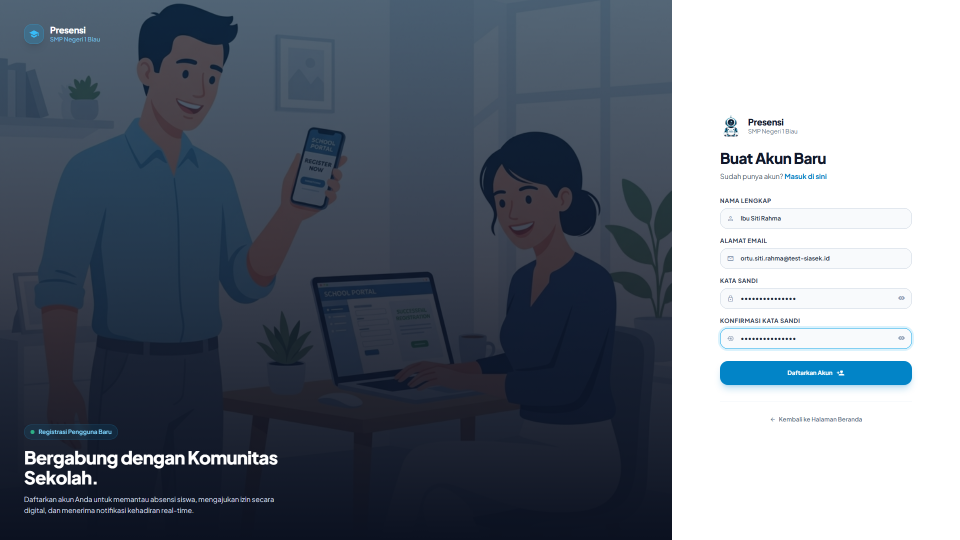
#> input picture .tutorial-video/projects/siasek/runs/run_20261010_065421_20698a/evidence/04_scene_04_submit_registrasi_pre.png, 1920 x 1080 px (shown at 1/2 size)
$ python -i verify_scenes.py   (imports and definitions only)
#> lines starting #> are read from the running program, lines starting #| are printed output that depends on the picture
#!/usr/bin/env python
# verify_scenes.py — V3.3 (Perceptual Scene & Smart Focus Verification)
# Compares source recording evidence vs final video frames
# Uses: perceptual hash (PIL only, no extra deps), URL evidence, DOM evidence, audio alignment,
#       and V3.3 Smart Focus Frame verification
# Outputs: scene-verification-report.json + console summary
#
# RULES:
# - Do NOT use OCR as primary verification mechanism
# - Priority: scene order → forbidden_text → URL evidence → DOM evidence → perceptual hash → focus evidence
# - Three statuses: PASS / REVIEW / FAIL
# - Lenient thresholds to account for zoom/subtitle overlay/video encoding
import argparse, json, os, re, sys

# [10 lines not run here, left out]

try:
    from PIL import Image
    PIL_AVAILABLE = True
except ImportError:
    PIL_AVAILABLE = False

# ──────────────────────────────────────────────────────────────────────
# PERCEPTUAL HASH (PIL only, no imagehash dependency)
# ──────────────────────────────────────────────────────────────────────

def compute_phash(img_path, hash_size=16, crop_frac=None):
    """
    Compute perceptual hash of the content area of an image.
    crop_frac=(left, top, right, bottom) as fractions of image size.
    We crop out the bottom to avoid burned-in subtitle area.
    In portrait mode, we account for pillarbox padding.
    """
#> called with hash_size = 16
    if not PIL_AVAILABLE or not os.path.isfile(img_path):
        return None
    try:
        img = Image.open(img_path).convert('RGB')
#> img is the input picture: PIL image 1920x1080 RGB; mean R, G, B 105, 113.6, 125.4
        w, h = img.size
#> w = 1920; h = 1080
        is_portrait = h > w
#> is_portrait = False
        if crop_frac is None:
            if is_portrait:
                crop_frac = (0.12, 0.05, 0.88, 0.70)
            else:
                crop_frac = (0.05, 0.02, 0.95, 0.62)
        left = int(w * crop_frac[0])
#> left = 96
        top = int(h * crop_frac[1])
#> top = 21
        right = int(w * crop_frac[2])
#> right = 1824
        bottom = int(h * crop_frac[3])
#> bottom = 669
        img = img.crop((left, top, right, bottom))
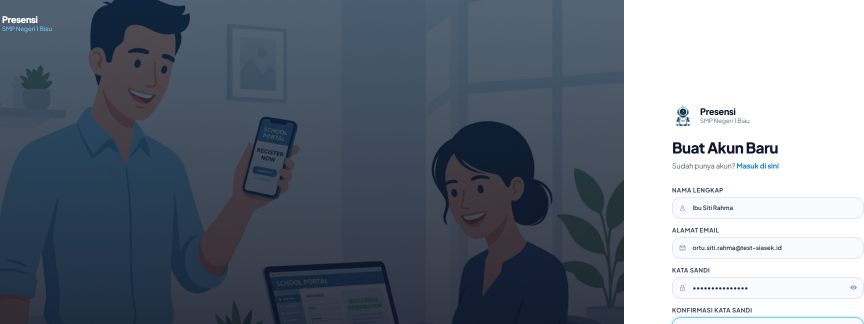
#> img: PIL image 1728x648 RGB (shown at 1/2 size); mean R, G, B 109, 118.4, 130.5
        img = img.resize((hash_size, hash_size), Image.LANCZOS).convert('L')
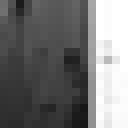
#> img: PIL image 16x16 L (shown 8 times larger); min 23, max 255, mean 116.3
        pixels = list(img.getdata())
#> pixels = 256 values, max 255 at index 12, min 23 at index 218, mean 116.3
        avg = sum(pixels) / max(len(pixels), 1)
#> avg = 116.3
        return ''.join('1' if p >= avg else '0' for p in pixels)
    except Exception:
        return None

# [349 lines left out: functions hamming_distance, phash_similarity_status, build_scene_audio_map, check_audio_scene_alignment, verify_focus_for_scene, verify_scene and 1 more, not called in this run]

# [2 lines not run here, left out]

>>> result = compute_phash('../../../../.tutorial-video/projects/siasek/runs/run_20261010_065421_20698a/evidence/04_scene_04_submit_registrasi_pre.png')
